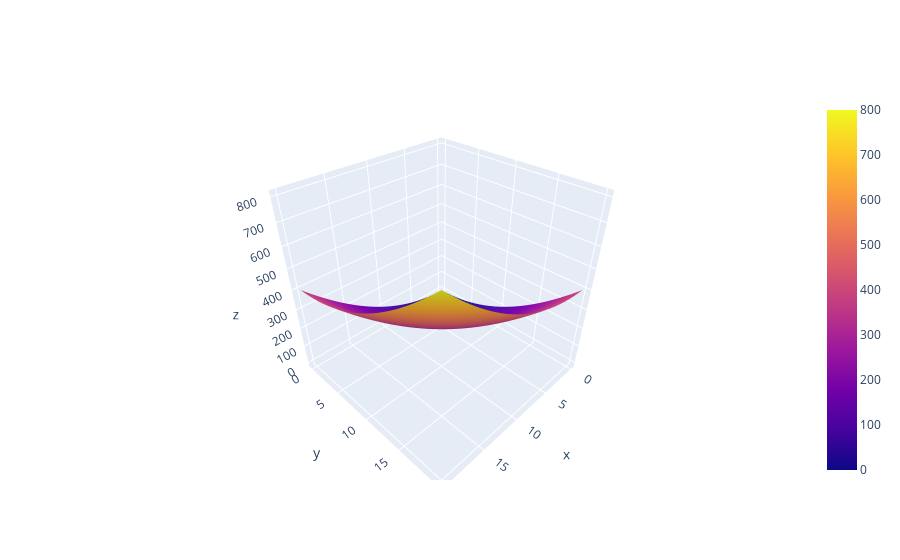

Notebook source saved alongside this figure:
### Markdown cell above
А теперь поменяем параметр $\kappa$...

### Code cell
implicit_testing(
    eq = lambda x, t: (t ** 2) + (x ** 2),
    borders = [20, 20], 
    partition = [100, 100], 
    kappa = 1
)
